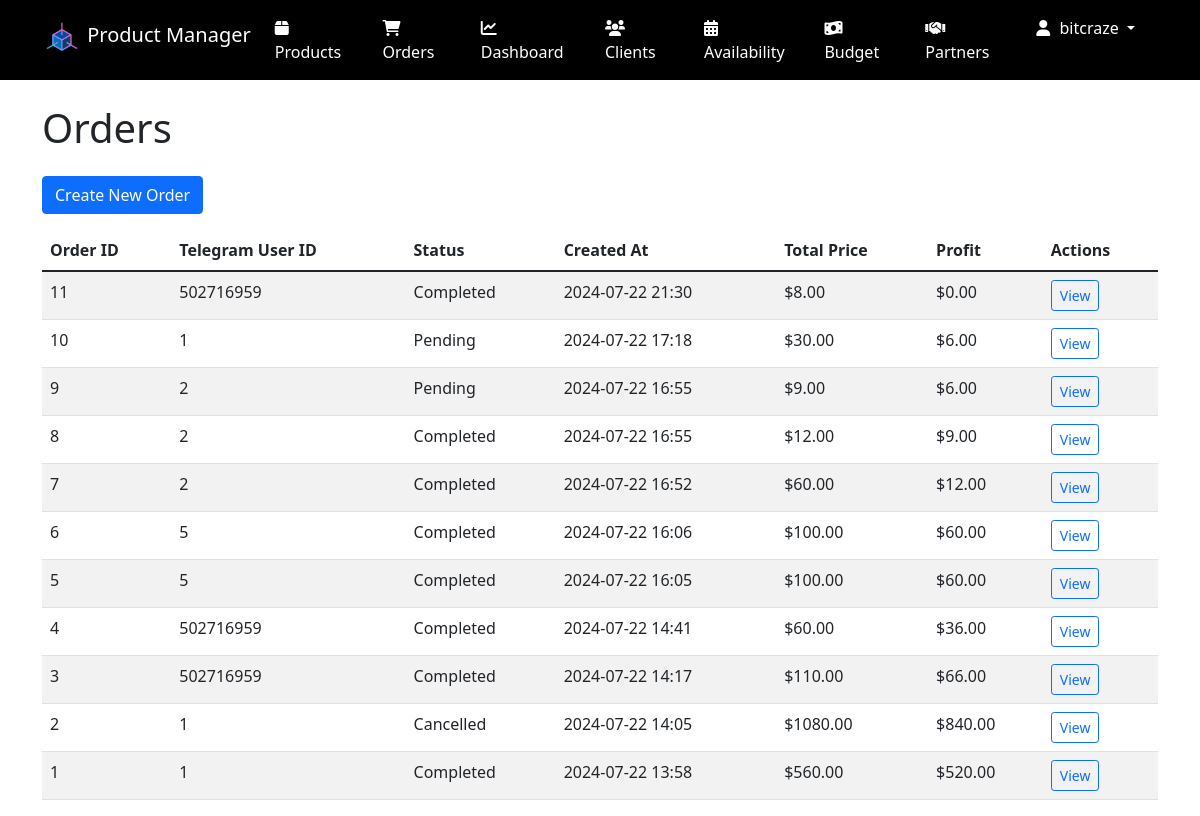
The app's page /orders/ (signed in), older data.
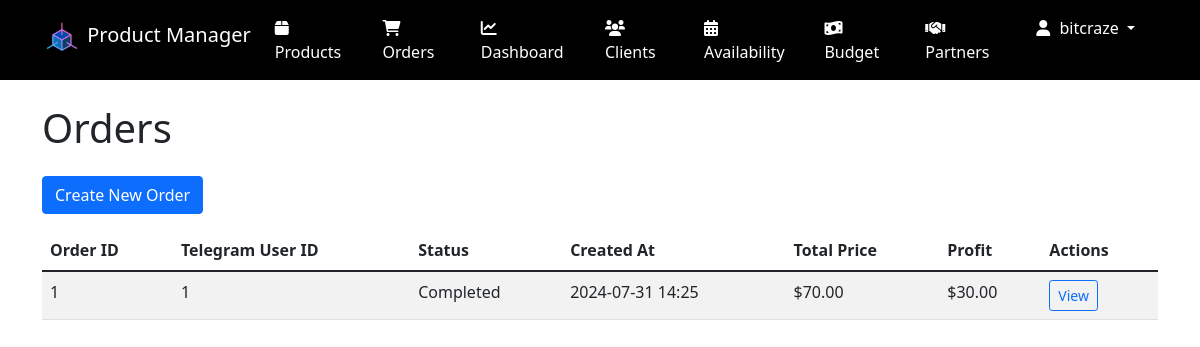
The same page, newer data.
### accounts/models.py (models this page shows, shortened)
class CustomUser(AbstractUser):
    is_partner = models.BooleanField(default=False)

### orders/models.py (models this page shows, shortened)
class Order(models.Model):
    id = models.AutoField(primary_key=True)
    telegram_user_id = models.IntegerField()
    STATUS_CHOICES = [
        ('cart', 'Cart'),
        ('pending_appointment', 'Pending Appointment'),
        ('pending', 'Pending'),
        ('accepted', 'Accepted'),
        ('dispatched', 'Dispatched'),
        ('completed', 'Completed'),
        ('cancelled', 'Cancelled'),
    ]
    status = models.CharField(max_length=20, choices=STATUS_CHOICES, default='cart')
    meeting_time = models.DateTimeField(null=True, blank=True)
    created_at = models.DateTimeField(auto_now_add=True)
    updated_at = models.DateTimeField(auto_now=True)
    total_price = models.DecimalField(max_digits=10, decimal_places=2, default=0)
    profit = models.DecimalField(max_digits=10, decimal_places=2, default=0)
    created_by = models.ForeignKey(settings.AUTH_USER_MODEL, on_delete=models.SET_NULL, null=True, related_name='created_orders')

### orders/views.py (the view)
# urls.py: path('', views.OrderListView.as_view(), name='order-list'),
class OrderListView(AdminRequiredMixin, ListView):
    model = Order
    template_name = 'orders/order_list.html'
    context_object_name = 'orders'
    ordering = ['-created_at']
    paginate_by = 20

### orders/views.py (called while the page is built)
    def test_func(self):
        return self.request.user.is_staff or self.request.user.is_superuser

### templates/orders/order_list.html (shortened to what this page needs)
{% extends 'base.html' %}
{% load humanize %}
{% block content %}
<h1 class="mb-4">Orders</h1>
<a href="{% url 'orders:order-create' %}" class="btn btn-primary mb-3">Create New Order</a>
<table class="table table-striped">
    <thead>
        <tr>
            <th>Order ID</th>
            <th>Telegram User ID</th>
            <th>Status</th>
            <th>Created At</th>
            <th>Total Price</th>
            <th>Profit</th>
            <th>Actions</th>
        </tr>
    </thead>
    <tbody>
        {% for order in orders %}
        <tr>
            <td>{{ order.id }}</td>
            <td>{{ order.telegram_user_id }}</td>
            <td>{{ order.get_status_display }}</td>
            <td>{{ order.created_at|date:"Y-m-d H:i" }}</td>
            <td>${{ order.total_price|floatformat:2 }}</td>
            <td>${{ order.profit|floatformat:2 }}</td>
            <td>
                <a href="{% url 'orders:order-detail' order.pk %}" class="btn btn-outline-primary btn-sm">View</a>
            </td>
        </tr>
        {% endfor %}
    </tbody>
</table>
{% endblock %}

### templates/base.html (shortened to what this page needs)
<!DOCTYPE html>
<html lang="en">
<head>
    <link href="https://cdn.jsdelivr.net/npm/bootstrap@5.1.3/dist/css/bootstrap.min.css" rel="stylesheet">
    <link href="https://cdnjs.cloudflare.com/ajax/libs/font-awesome/6.0.0-beta3/css/all.min.css" rel="stylesheet">
    {%load static %}
</head>
<body>
    <nav class="navbar navbar-expand-lg navbar-dark bg-dark">
        <div class="container">
            <a class="navbar-brand" href="{% url 'product-list' %}">
                <img src="{% static 'images/logo.png' %}" width="40" height="40" class="d-inline-block align-top" alt="Logo">
                Product Manager
            </a>
            <div class="collapse navbar-collapse" id="navbarNav">
                <ul class="navbar-nav">
                    {% if user.is_authenticated %}
                        {% if user.is_superuser or not user.is_partner %}
                            <li class="nav-item">
                                <a class="nav-link" href="{% url 'product-list' %}"><i class="fas fa-box"></i> Products</a>
                            </li>
                            <li class="nav-item">
                                <a class="nav-link" href="{% url 'orders:order-list' %}"><i class="fas fa-shopping-cart"></i> Orders</a>
                            </li>
                            <li class="nav-item">
                                <a class="nav-link" href="{% url 'dashboard' %}"><i class="fas fa-chart-line"></i> Dashboard</a>
                            </li>
                            <li class="nav-item">
                                <a class="nav-link" href="{% url 'clients:client-list' %}"><i class="fas fa-users"></i> Clients</a>
                            </li>
                            <li class="nav-item">
                                <a class="nav-link" href="{% url 'availability:availability-settings' %}"><i class="fas fa-calendar-alt"></i> Availability</a>
                            </li>
                            <li class="nav-item">
                                <a class="nav-link" href="{% url 'budget_manager:overview' %}"><i class="fas fa-money-bill-wave"></i> Budget</a>
                            </li>
                        {% endif %}
                        <li class="nav-item">
                            <a class="nav-link" href="{% url 'partners:dashboard' %}"><i class="fas fa-handshake"></i> Partners</a>
                        </li>
                        <li class="nav-item dropdown">
                            <a class="nav-link dropdown-toggle" href="#" id="navbarDropdown" role="button" data-bs-toggle="dropdown" aria-expanded="false">
                                <i class="fas fa-user"></i> {{ user.username }}
                            </a>
                        </li>
                    {% else %}
                        <li class="nav-item">
                            <a class="nav-link" href="#" data-bs-toggle="modal" data-bs-target="#loginModal"><i class="fas fa-sign-in-alt"></i> Login</a>
                        </li>
                    {% endif %}
                </ul>
            </div>
        </div>
    </nav>
    <div class="container mt-4">
        {% block content %}{% endblock %}
    </div>
</body>
</html>

### templates/base.html (style rules this page uses)
.navbar { background-color: #000 !important; }
.navbar-brand, .nav-link { color: #fff !important; }
.nav-link { margin-right: 15px; }
.nav-link i { margin-right: 5px; }

Row changes from the older to the newer data that the page shows:
removed Order: id "11", telegram_user_id "502716959", status "Completed", created_at "2024-07-22 21:30", total_price "8.00", profit "0.00"
removed Order: id "10", telegram_user_id "1", status "Pending", created_at "2024-07-22 17:18", total_price "30.00", profit "6.00"
removed Order: id "9", telegram_user_id "2", status "Pending", created_at "2024-07-22 16:55", total_price "9.00", profit "6.00"
removed Order: id "8", telegram_user_id "2", status "Completed", created_at "2024-07-22 16:55", total_price "12.00", profit "9.00"
removed Order: id "7", telegram_user_id "2", status "Completed", created_at "2024-07-22 16:52", total_price "60.00", profit "12.00"
removed Order: id "6", telegram_user_id "5", status "Completed", created_at "2024-07-22 16:06", total_price "100.00", profit "60.00"
removed Order: id "5", telegram_user_id "5", status "Completed", created_at "2024-07-22 16:05", total_price "100.00", profit "60.00"
removed Order: id "4", telegram_user_id "502716959", status "Completed", created_at "2024-07-22 14:41", total_price "60.00", profit "36.00"
removed Order: id "3", telegram_user_id "502716959", status "Completed", created_at "2024-07-22 14:17", total_price "110.00", profit "66.00"
removed Order: id "2", telegram_user_id "1", status "Cancelled", created_at "2024-07-22 14:05", total_price "1080.00", profit "840.00"
changed Order "Completed": created_at "2024-07-22 13:58" → "2024-07-31 14:25"; total_price "560.00" → "70.00"; profit "520.00" → "30.00"
